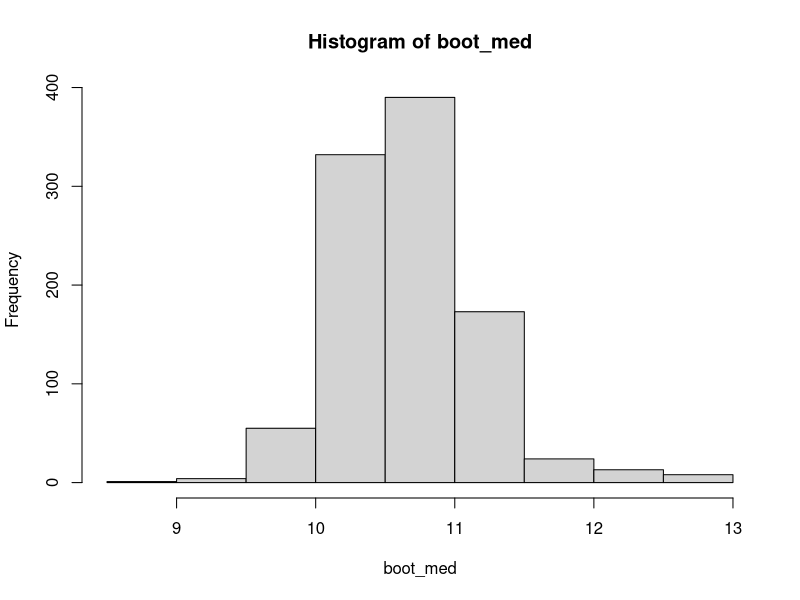

Here is the R script that generated this plot: (Note: this script raises an error after producing the figure.)
#'---------------------------------
#'
#'@title: Bootstrapping of Sampling to answer
#'HOW BIG SHOULD MY SAMPLE SIZE BE?!?!?!?!
#'
#'@author: Julia McCartney
#'
#'@date: 9/24/2020
#'
#'-----------------------------

# libraries
library(dplyr)
library(purrr)

# Boostrapping is based on repeated draws of a SAMPLE (not pop)
# have sample - assume it is representative of what I would get 
#if you sampled again
options(digits = 8)
# Create a sample ####
set.seed(2020) # the hell seed
samp <- rnorm(40, mean = 10, sd = 3) # create sample - would normally have collected
samp

# One Bootstrap sample ####

#A bootstrap sample is resampled set of values
# with the same n, sampled with replacement

one_boot <- sample(samp,
                   size = length(samp),
                   replace = TRUE)
one_boot

# show that they are drawn from each other
one_boot %in% samp

# Let's get boostrapped medians ####

#need to simulate draws from sample

boot_med <- replicate(1000, #1000
                      sample(samp, # sample from samp
                             size=length(samp),
                             replace = TRUE) %>% 
                        median) # calculate median

# let's look at it!
hist(boot_med)

# the SE of the median is the SD of these bootstraps
sd(boot_median)

# 2/3 confidence interval is
mean(boot_med + sd(boot_med))
mean(boot_med - sd(boot_med))

median(samp)
median(boot_med)

# calculate means
boot_mean <- replicate(1000, #1000
                      sample(samp, # sample from samp
                             size=length(samp),
                             replace = TRUE) %>% 
                        median) # calculate median

sd(boot_mean)
sd(samp)/(sqrt(length(samp)))

# Exercise 1 ####
# Pair programming!

#1) First, make sure you feel comfortable calculating the bootstrapped SE of 
#the IQR from samp. Repeat what we did above with IQR instead of median.

# SE of the IQR from samp
boot_IQR <- replicate(1000, sample(samp, 
                                   size = length(samp),
                                   replace = TRUE) %>% IQR)
sd(boot_IQR)

#2) Now, write out in comments what you will do to end up with a data frame 
#that has a column of sample sizes and a column of IQRs calculated from sampling 
#our samp vector.


# Make a dataframe with a sample size column and an IQR column for sample
# sizes 3 through 40

#3) Code it
#df with column of sample sizes and IQR from samp

samp_IQR <- map_df(3:length(samp), ~ data.frame(sample_size = .x,
                                                IQR = IQR(samp[1:.x])))
samp_IQR

#4) Now, write out in comments how you would go from that data frame to one that 
# has the SE for the IQR at each sample size.

# Well we coded it instead 
samp_IQR <- map_df(3:length(samp), ~ data.frame(sample_size = .x,
                                                IQR = IQR(samp[1:.x]),
                                                SE =  sd(replicate(1000, sample(samp[1:.x]),
                                                                   size = .x,
                                                                   replace = TRUE) %>% IQR)))
samp_IQR

#test


# Answers from Jarrett


#1) First, make sure you feel comfortable calculating the bootstrapped SE of 
#the IQR from samp. Repeat what we did above with IQR instead of median.


boot_iqr <- replicate(1000,
                      sample(samp,
                           size = length(samp),
                           replace = TRUE) %>%  IQR)
sd(boot_iqr) # boostrapped standard error of the IQR
mean(boot_iqr)
IQR(samp)

#2) Now, write out in comments what you will do to end up with a data frame 
#that has a column of sample sizes and a column of IQRs calculated from sampling 
#our samp vector.

# start with a df with a sample size column
# for each sample size
# replicate 
# boostrap draws and get an IQR
# now I have 1K bootsrapped IQRs at different sample sizes 

# 3) Code it!

# start with a df with a sample size column
boot_IQRs <- data.frame(samp_size = 10:20) %>% 
  # for each sample size
  rowwise(samp_size) %>% 
  # replicate 1000
  summarize(boot_IQR = replicate(1000,
                                 #boostrap draws
                                 sample(samp,
                                        size = samp_size,
                                        replace = TRUE) %>% 
                                   #and get an iqr 
                                   IQR()))

boot_IQRs

boot_se_iqrs <- boot_IQRs %>% 
  group_by(samp_size) %>% 
  summarize(se_iqr = sd(boot_IQRs)) # not sure why this isn't working

plot(se_iqr ~ samp_size, data = boot_se_iqrs, 
     type = "l")
